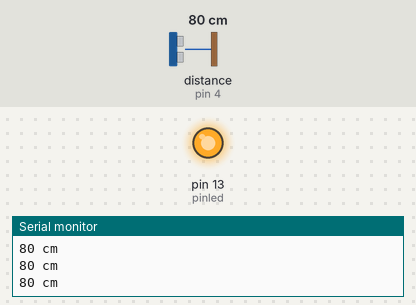
A sketch run on a simulated Arduino Uno, built with avr-gcc and run on an emulated ATmega328P. Parts: output pins drawn as LEDs (lit = HIGH), the last lines printed to the serial monitor. Wiring (inferred from the names in the program): ultrasonic range finder: trigger pin 8; echo pin 4. Dashed ring = blinking. The test bench sets the inputs (shaded band); at power-on: distance to the obstacle (sensor on pin 4) 80 cm. The echo pulse lasts 58.3 µs per cm; pins used as bus, display or sensor lines are not drawn.

Above: at 1.2 s.
1.3 s: distance to the obstacle (sensor on pin 4) set to 250 cm
At 2.8 s:
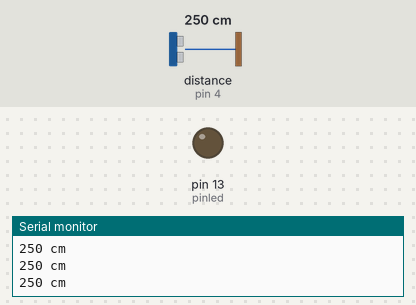
4.3 s: distance to the obstacle (sensor on pin 4) set to 2 cm
At 4.46 s:
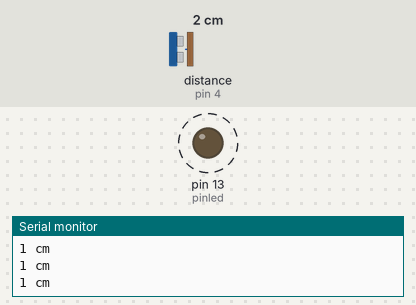
Timing chart, 0 to 13.3 s (numbered marks = the images above; inputs shaded):
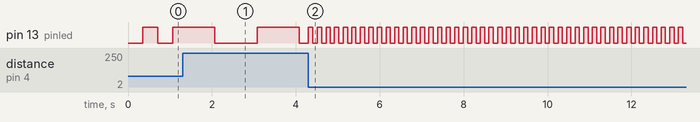

Measured:
- after the input at 4.3 s, pin 13 (pinled): alternates HIGH for 0.10 s and LOW for 0.10 s, starting at once

The sketch:

alarma-distancia.ino
```cpp
/**
  #HOPE SOLUTIONS
   EJEMPLO SENSOR ULTRASONICO 1

   REALIZA LA MEDICION DE DISTANCIA CON UN SENSOR ULTRASÓNICO HC-SR04 CONECTADO
   AL ARDUINO. ESTE EJEMPLO NO UTILIZA LIBRERIAS ESPECIALES PARA EL SENSOR, SOLAMENTE
   SE UTILIZA LA FUNCION "PULSEIN" PARA MEDIR LA LONGITUD DEL PULSO DE ECO.

*/
// DECLARACION DE VARIABLES PARA PINES
const int pinecho = 4;
const int pintrigger = 8;
const int pinled = 13;

// VARIABLES PARA CALCULOS
unsigned int tiempo, distancia;

unsigned long previousMillis = 0;
int ledState = LOW;
long interval = 0;

void setup() {
  // PREPARAR LA COMUNICACION SERIAL
  Serial.begin(9600);
  // CONFIGURAR PINES DE ENTRADA Y SALIDA
  pinMode(pinecho, INPUT);
  pinMode(pintrigger, OUTPUT);
  pinMode(13, OUTPUT);
}

void loop() {
  // ENVIAR PULSO DE DISPARO EN EL PIN "TRIGGER"
  digitalWrite(pintrigger, LOW);
  delayMicroseconds(2);
  digitalWrite(pintrigger, HIGH);
  // EL PULSO DURA AL MENOS 10 uS EN ESTADO ALTO
  delayMicroseconds(10);
  digitalWrite(pintrigger, LOW);

  // MEDIR EL TIEMPO EN ESTADO ALTO DEL PIN "ECHO" EL PULSO ES PROPORCIONAL A LA DISTANCIA MEDIDA
  tiempo = pulseIn(pinecho, HIGH);

  // LA VELOCIDAD DEL SONIDO ES DE 340 M/S O 29 MICROSEGUNDOS POR CENTIMETRO
  // DIVIDIMOS EL TIEMPO DEL PULSO ENTRE 58, TIEMPO QUE TARDA RECORRER IDA Y VUELTA UN CENTIMETRO LA ONDA SONORA
  distancia = tiempo / 58;

  unsigned long currentMillis = millis();

  if(distancia > 150){
    interval = 1000;
  }else if (distancia > 100){
    interval = 700;
    }else if (distancia > 50){
        interval = 350;
      }else if(distancia <= 15){
        interval = 100;
        }
  Serial.print(distancia);
  Serial.println(" cm");

  if (currentMillis - previousMillis >= interval) {
    // save the last time you blinked the LED
    previousMillis = currentMillis;

    // if the LED is off turn it on and vice-versa:
    if (ledState == LOW) {
      ledState = HIGH;
    } else {
      ledState = LOW;
    }

    // set the LED with the ledState of the variable:
    digitalWrite(pinled, ledState);
  }

  // ENVIAR EL RESULTADO AL MONITOR SERIAL
  //Serial.print(distancia);
  //Serial.println(" cm");
  //delay(200);

  // ENCENDER EL LED CUANDO SE CUMPLA CON CIERTA DISTANCIA
  /*if (distancia <= 15) {
    digitalWrite(13, HIGH);
    delay(500);
  } else {
    digitalWrite(13, LOW);
  }*/
}
```
